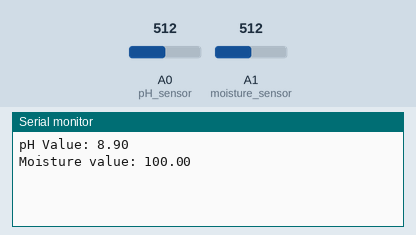
The sketch below on a simulated Arduino Uno, built with avr-gcc and run on an emulated ATmega328P. Shown: the last lines printed to the serial monitor. The inputs (shaded band) are chosen by the test bench; at power-on: A0 (pH_sensor) = 512, A1 (moisture_sensor) = 512.

Above: at 1.2 s.
1.3 s: A0 (pH_sensor) set to 716
At 1.3 s:
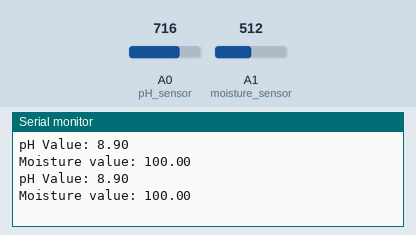
2.8 s: A1 (moisture_sensor) set to 716
At 3.5 s:
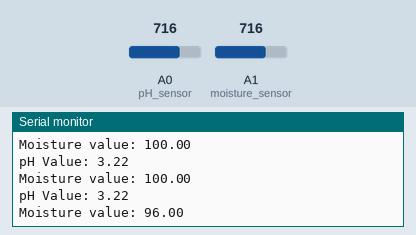
4.3 s: A0 (pH_sensor) set to 900
At 4.3 s:
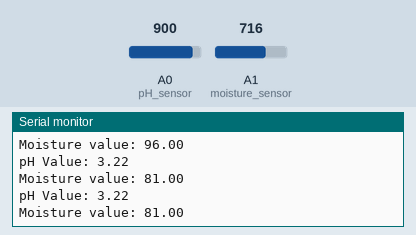
5.8 s: A1 (moisture_sensor) set to 900
At 6.5 s:
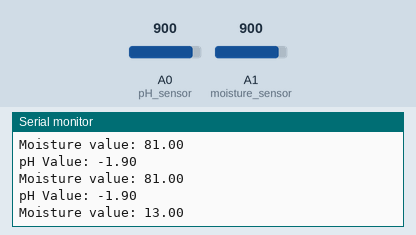
Timing chart, 0 to 8.3 s (numbered marks = the images above; inputs shaded):
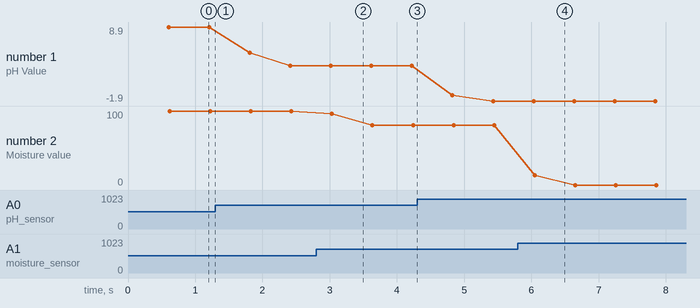

The sketch:

Moisture_and_pH.ino
```cpp
float calibration_value = 23.85 - 0.7;


int pH_sensor = A0;
int moisture_sensor = A1;


void setup() {
  // put your setup code here, to run once:
  //Wire.begin();
  Serial.begin(9600);
}

void loop() {
  // put your main code here, to run repeatedly:
  float ph = pH_code();
  float moisture = moisture_code();

  Serial.print("pH Value: ");
  Serial.println(ph);
  Serial.print("Moisture value: ");
  Serial.println(moisture);

}

float pH_code()
{
  float ph_val = 0;
  unsigned long int avg_val = 0;
  int sensor_readings[10];
  float volt = 0;

  for(int i = 0; i < 10; i++)
  {
    sensor_readings[i] = analogRead(pH_sensor);
    delay(30);
  }

  for(int i = 2; i < 8; i++)
  {
    avg_val += sensor_readings[i];
  }

  volt = (float)avg_val * 5.0 / 1024 / 6;
  ph_val = -5.70 * volt + calibration_value;

  return ph_val;
}

float moisture_code()
{
  float moisture_val = 0;
  unsigned long int avg_val = 0;
  int sensor_readings[10];
  float voltage;
  float rh;
  int rh_val;

  for(int i = 0; i < 10; i++)
  {
    sensor_readings[i] = analogRead(moisture_sensor);
    delay(30);
  }

  for(int i = 2; i < 8; i++)
  {
    avg_val += sensor_readings[i];
  }

  voltage = avg_val * (5.0 / 1023.0) / 6;
  rh = (((voltage - 4.4) * -1) * 90);

  rh = constrain(rh, 0, 100);

  rh_val = rh;
  rh_val = constrain(rh_val, 0, 100);

  return rh_val;

}
```

Measured:
- after the input at 2.8 s, the serial monitor: prints a new line after 0.23 s (image 2)
- after the input at 5.8 s, the serial monitor: prints a new line after 0.25 s (image 4)
- plotted number 1: 8.9 → 3.22 after the input at 1.3 s, 3.22 → -1.9 after the input at 4.3 s
- plotted number 2: 100 → 81 after the input at 2.8 s, 81 → 0 after the input at 5.8 s
